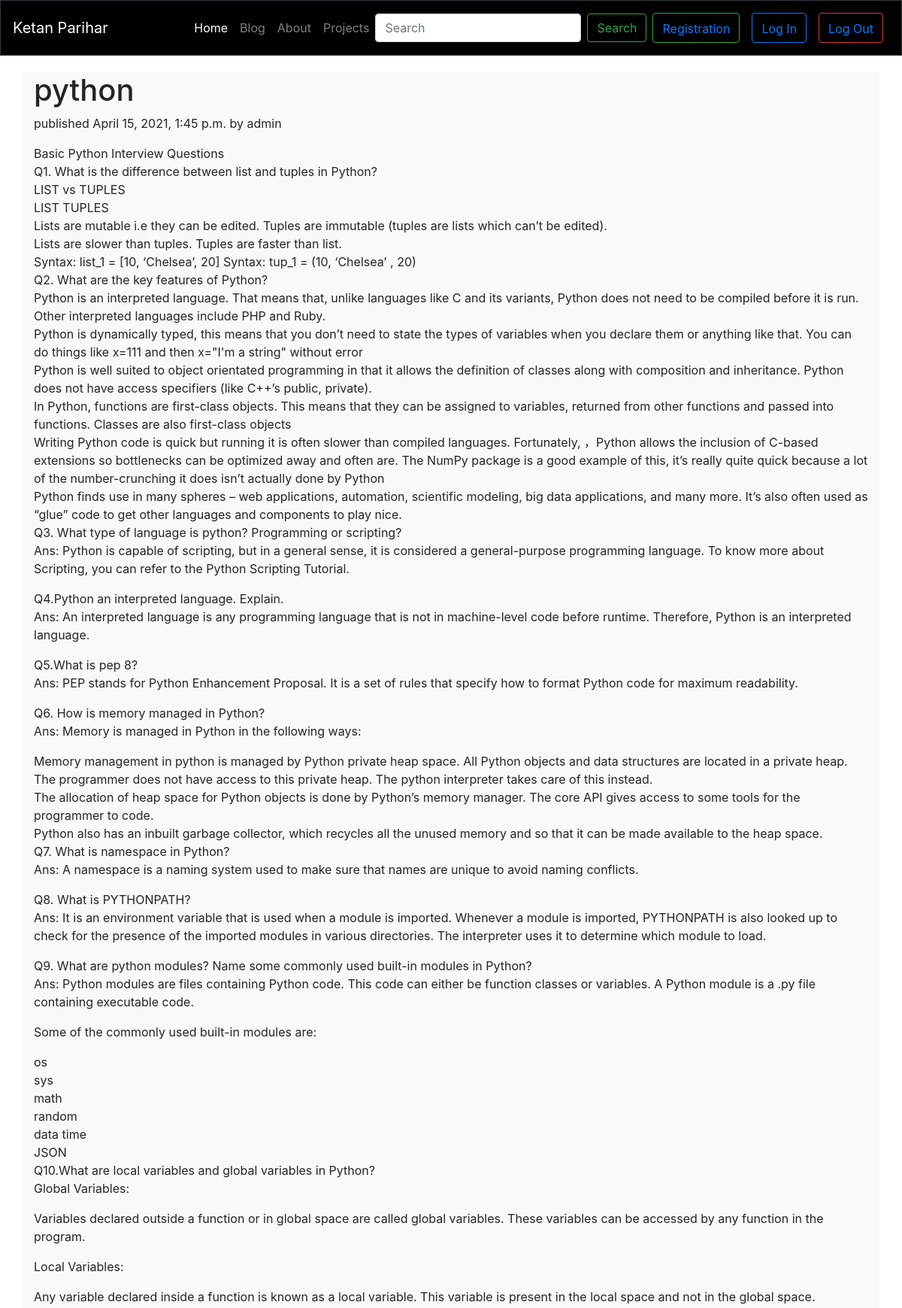
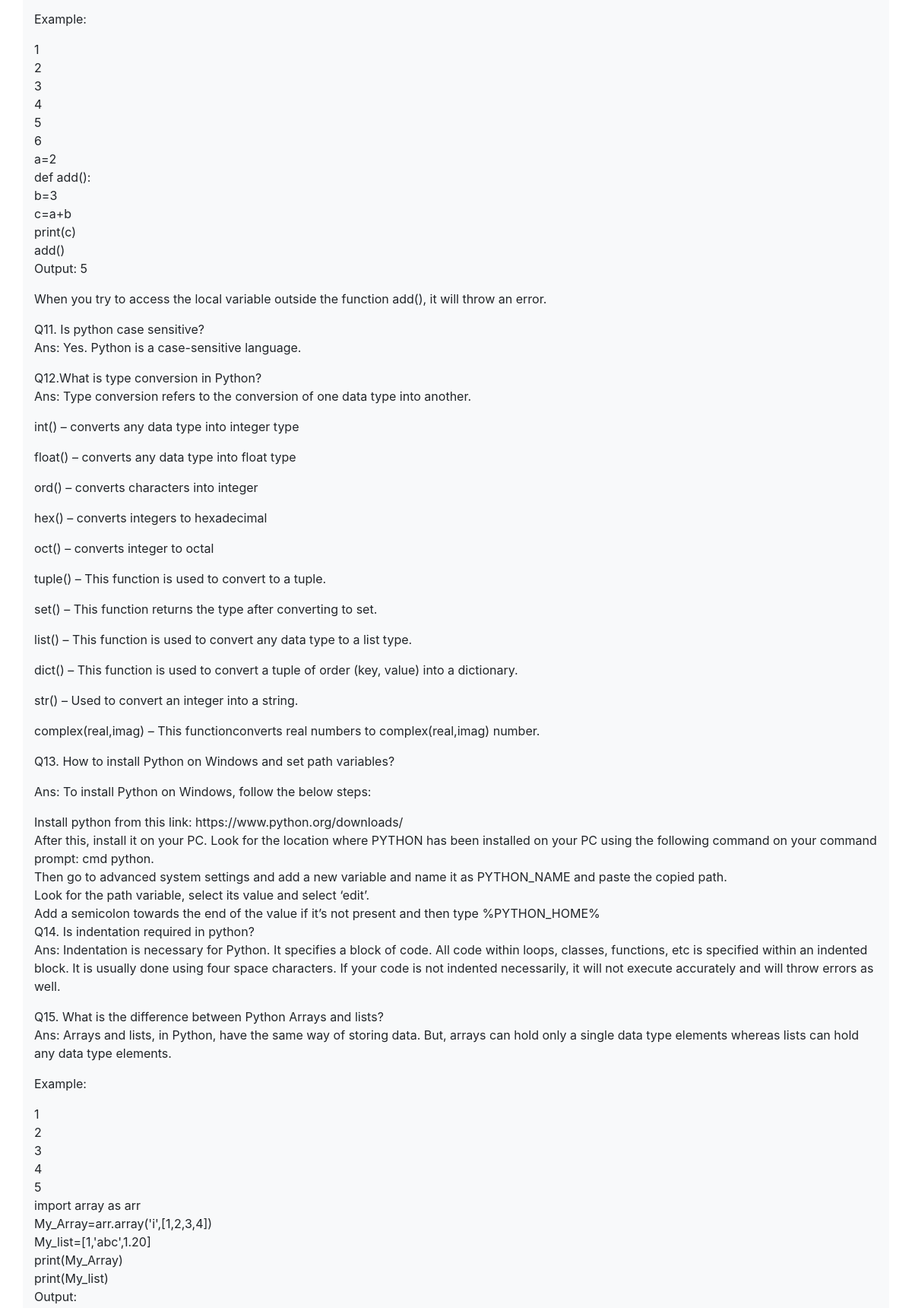
Screenshot of /2021/4/15/python/ (upper part) with the database file from the repository (2 pictures, top to bottom).
### blog/models.py (models this page shows, shortened)
class Post(models.Model):
    STATUS_CHOICE = (
         ('draft' , 'Draft'),
         ('published', 'Published')
    )
    title   = models.CharField(max_length=250)
    slug    = models.SlugField(max_length=250,unique_for_date='publish')
    author  = models.ForeignKey(User , on_delete=models.CASCADE ,related_name='blog_posts' )
    body    = models.TextField()
    publish = models.DateTimeField( default=timezone.now)
    created = models.DateTimeField(auto_now_add=True)
    update  = models.DateTimeField(auto_now=True)
    status  = models.CharField(max_length=10 , choices=STATUS_CHOICE,default='draft')
    objects = models.Manager()
    published = PublishedManager()
    class meta:
        ordering = ('-publish')

### blog/views.py (the view)
# urls.py: path('<int:year>/<int:month>/<int:day>/<slug:post>/', views.post_detail, name='post_detail'),
def post_detail(request, year, month, day, post):
    post = get_object_or_404(Post, slug=post,
                             status='published',
                             publish__year=year,
                             publish__month=month,
                             publish__day=day)
    comments = post.comments.filter(active=True)
    new_comment = None
    if request.method == 'POST':
        comment_form = CommentForm(data=request.POST)
        if comment_form.is_valid():
            new_comment = comment_form.save(commit=False)
            new_comment.post = post
            new_comment.save()
            return render(request, 'blog/post/detail.html', {'post':post, 'comments':comments,'new_comment':new_comment,'comment_form':comment_form})
    else:
      comment_form = CommentForm()
      return render(request, 'blog/post/detail.html', {'post':post, 'comments':comments,'new_comment':new_comment,'comment_form':comment_form})

### blog/forms.py
class CommentForm(forms.ModelForm):
    class Meta:
        model = comment
        fields = ('name', 'email', 'body')

### blog/templates/blog/post/detail.html (shortened to what this page needs)
{% extends 'blog/base.html' %}
{% block content %}
<div class="container bg-light pb-5">
    <h1>{{ post.title }}</h1>
    <p class="date">
       published {{ post.publish }} by {{ post.author }}
    </p>
    {{ post.body|linebreaks }}
</div>
{% endblock %}

### rows the page displays
Post: title "python", publish "April 15, 2021, 1:45 p.m.", author "admin", body "Basic Python Interview Questions Q1. What is the difference between list and tuples in Python? LIST vs TUPLES LIST TUPLES Lists are mutable i.e they can be edited. Tuples are immutable (tuples are lists which can’t be edited). Lists are slower than tuples. Tuples are faster than list. Syntax: list_1 = [10, ‘Chelsea’, 20] Syntax: tup_1 = (10, ‘Chelsea’ , 20) Q2. What are the key features of Python? Python is an interpreted language. That means that, unlike languages like C and its variants, Python does not need to be compiled before it is run. Other interpreted languages include PHP and Ruby. Python is dynamically typed, this means that you don’t need to state the types of variables when you…"
